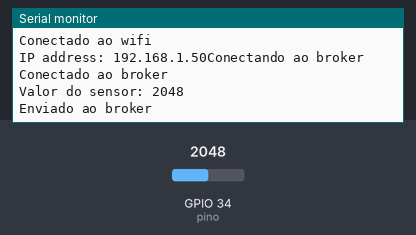
A sketch run on a simulated ESP32. Parts: the last lines printed to the serial monitor. The test bench sets the inputs (shaded band); at power-on: GPIO 34 (pino) = 2048. WiFi joins after 1.5 s; servers stay silent unless stated; no MQTT or app messages arrive unless stated.

Above: at 2.7 s.
2.8 s: GPIO 34 (pino) set to 2866
At 12.3 s:
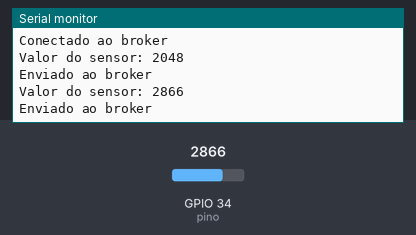
12.8 s: GPIO 34 (pino) set to 3603
At 22.3 s:
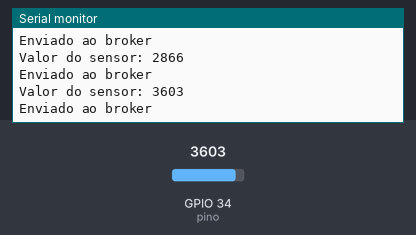

The sketch:

codigofontearduinoide.ino
```cpp
#include <WiFi.h>
#include <PubSubClient.h>

//configurações wifi
const char* ssid = "sua rede";
const char* password = "senha da rede";

//configurações do broker
const char* brokerURL = "broker.hivemq.com";
const char* brokerUser = "";
const char* brokerPassword = "";
const char* MQTTClientName = "mqtt-mack-pub-sub";
const int brokerPort = 1883;
const char* Topico_01 = "10409432/carbono";

//configurações do sensor
const int pino = 34;

//criando as intâncias
WiFiClient espClient;
PubSubClient client(espClient);

void setup() {
  Serial.begin(115200);

  //conexão wifi
  Serial.print("Conectando na rede ");
  Serial.println(ssid);
  WiFi.begin(ssid, password);

  while (WiFi.status() != WL_CONNECTED) {
    delay(100);
    Serial.println("Tentando ");
  }

  Serial.println("");
  Serial.println("Conectado ao wifi");
  Serial.print("IP address: ");
  Serial.print(WiFi.localIP());

  //configuração do broker
  client.setServer(brokerURL, brokerPort);

  //configuração do sensor
  pinMode(pino, INPUT);
}

void conexaobroker() {
  while (!client.connected()) {
    Serial.println("Conectando ao broker");

    if (client.connect(MQTTClientName, brokerUser, brokerPassword)) {
      Serial.println("Conectado ao broker");
    } else {
      Serial.println("Erro de conexão com o broker. ");
      Serial.println(client.state());
      delay(2000);
    }
  }
}

void lersensor() {
  int valor = analogRead(pino);
  Serial.print("Valor do sensor: ");
  Serial.println(valor);

  char valortransformado[50];
  sprintf(valortransformado, "%d", valor);
  client.publish(Topico_01, valortransformado);
  Serial.println("Enviado ao broker");
}

void loop() {
  //garantir a conexão wifi
  if (WiFi.status() != WL_CONNECTED) {
    Serial.println("Reconectando ao wifi ");
    WiFi.begin(ssid, password);
  }

  //garantir conexão com o broker
  conexaobroker();

  //garantir a conexão com o broker e a coleta dos valores
  client.loop();

  //ler e enviar os valores do sensor
  lersensor();

  delay(10000);
}
```

Measured:
- after the input at 2.8 s, the serial monitor: prints a new line after 8.8 s (image 1)
- after the input at 12.8 s, the serial monitor: prints a new line after 8.8 s (image 2)
